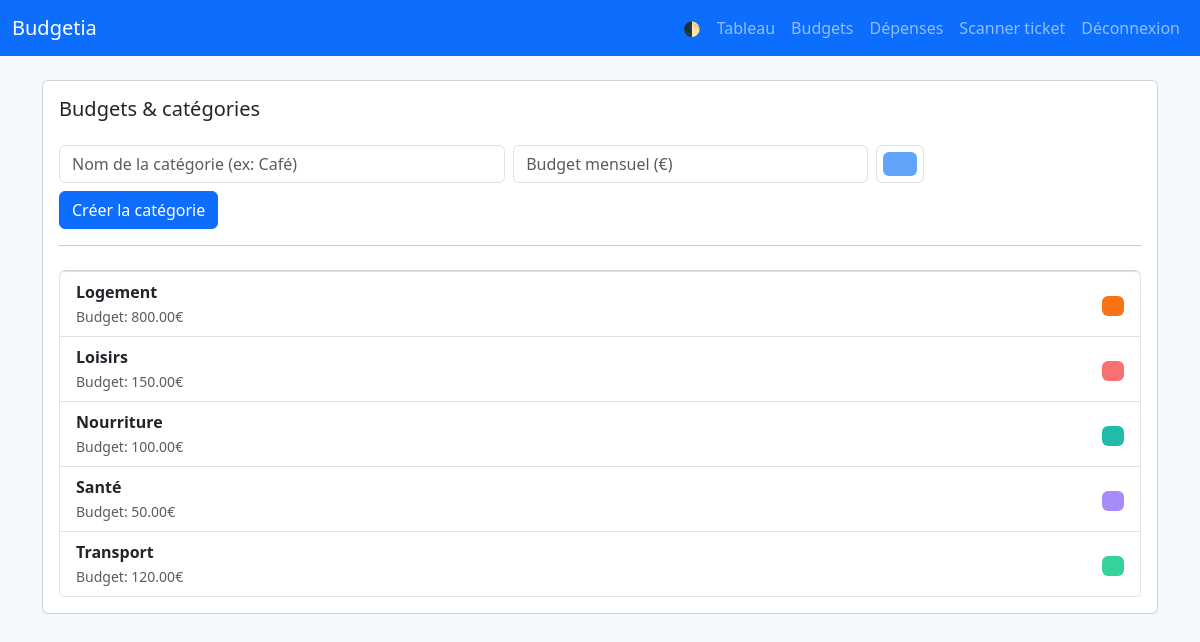
/categories (signed in), run on the app's committed database.
### app.py (models this page shows)
class Category(db.Model):
    id = db.Column(db.Integer, primary_key=True)
    user_id = db.Column(db.Integer, db.ForeignKey('user.id'), nullable=False)
    name = db.Column(db.String(120), nullable=False)
    monthly_budget = db.Column(db.Float, nullable=False, default=0.0)
    color = db.Column(db.String(20), nullable=True)

### app.py (the view, shortened to what this page needs)
@app.route("/categories", methods=["GET", "POST"])
@login_required
def categories_page():
    cats = Category.query.filter_by(user_id=current_user.id).order_by(Category.name).all()
    return render_template("categories.html", categories=cats)

### app.py (called while the page is built)
@login_manager.user_loader
def load_user(user_id):
    return User.query.get(int(user_id))

### templates/categories.html
{% extends "base.html" %}
{% block content %}
<div class="card card-rounded p-3">
  <h5>Budgets & catégories</h5>
  <form method="post" class="row g-2 mt-2">
    <div class="col-12 col-md-5">
      <input name="name" class="form-control" placeholder="Nom de la catégorie (ex: Café)">
    </div>
    <div class="col-12 col-md-4">
      <input name="budget" type="number" step="0.01" class="form-control" placeholder="Budget mensuel (€)">
    </div>
    <div class="col-12 col-md-3">
      <input name="color" type="color" class="form-control form-control-color" value="#60a5fa" title="Choisir couleur">
    </div>
    <div class="col-12">
      <button class="btn btn-primary">Créer la catégorie</button>
    </div>
  </form>
  <hr>
  <div class="list-group mt-2">
    {% for c in categories %}
      <div class="list-group-item d-flex justify-content-between align-items-center">
        <div>
          <strong>{{ c.name }}</strong><br>
          <small class="text-muted">Budget: {{ "%.2f"|format(c.monthly_budget) }}€</small>
        </div>
        <div>
          <span class="badge" style="background:{{ c.color or '#888' }}">&nbsp;&nbsp;</span>
        </div>
      </div>
    {% else %}
      <div class="list-group-item">Aucune catégorie.</div>
    {% endfor %}
  </div>
</div>
{% endblock %}

### templates/base.html (style rules this page uses)
:root { --bg: #f6f9fc; --card: #ffffff; --text: #0f172a; --muted: #6b7280; --accent: #0ea5a4; }
body { background: var(--bg); color: var(--text); -webkit-font-smoothing: antialiased; }
.card { background: var(--card); }

### data on the page
Category: name "Logement", monthly_budget "800.00"
Category: name "Loisirs", monthly_budget "150.00"
Category: name "Nourriture", monthly_budget "100.00"
Category: name "Santé", monthly_budget "50.00"
Category: name "Transport", monthly_budget "120.00"
